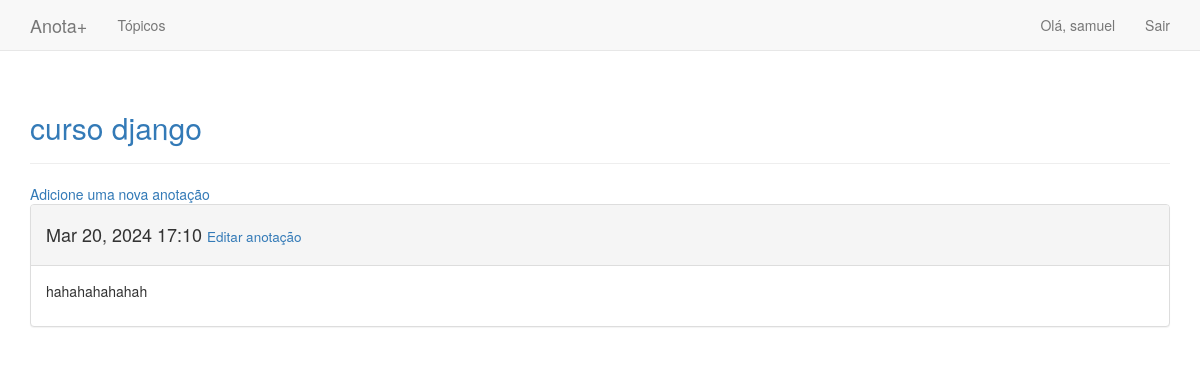
Screenshot of /topics/5/ (signed in) with the database file from the repository.
### learning_log/models.py (models this page shows, shortened)
class Topic(models.Model):
    text = models.CharField(max_length=200)
    date_added = models.DateTimeField(auto_now=True)
    owner = models.ForeignKey(User,on_delete=models.CASCADE)
    def __str__(self):
        return self.text

class Entry(models.Model):
    topic = models.ForeignKey(Topic,on_delete=models.CASCADE)
    text = models.TextField()
    date_added = models.DateTimeField(auto_now=True)
    class Meta:
        verbose_name_plural = 'entries'

### learning_log/views.py (the view)
# urls.py: path('topics/<topic_id>/', views.topic, name='topic'),
@login_required
def topic(request, topic_id):
    topic = Topic.objects.get(id = topic_id)
    if topic.owner != request.user:
        raise Http404
    entries = topic.entry_set.order_by('-date_added')
    context = {'topic' : topic, 'entries' : entries}
    return render(request, 'learning_logs/topic.html', context)

### learning_log/templates/learning_logs/topic.html
{% extends "learning_logs/base.html" %}
{% block header %}
 <h2> <a href="{% url 'topic' topic.id %}">{{topic}}</a></h2>
{% endblock %}
{% block content %}
        <a href="{% url 'new_entry' topic.id %}">Adicione uma nova anotação</a>
        {% for entry in entries %}
            <div class="panel panel-default" >
                <div class="panel-heading">
                    <h4>
                    {{entry.date_added | date:'M d, Y H:i'}}
                     <small>
                       <a href="{% url 'edit_entry' entry.id %}">Editar anotação</a>
                     </small>
                    </h4>
                </div>
                <div class="panel-body" >
                {{entry.text | linebreaks }}
                </div>
            </div>
        {% empty %}
        Não há registro
        {% endfor %}
{% endblock content %}

### learning_log/templates/learning_logs/base.html (shortened to what this page needs)
{% load bootstrap3 %}
<html lang="pt-br">
  <head>
      {% bootstrap_css %}
  </head>
  <body>
    <nav class="navbar navbar-default navbar-static-top">
       <div class="container">
          <div class="navbar-header">
              <a class="navbar-brand" href="{% url 'index' %}"> Anota+</a>
          </div>
          <div id="navbar" class="collapse navbar-collapse">
              <ul class="nav navbar-nav">
                 <li><a href="{% url 'topics' %}"> Tópicos</a></li>
              </ul>
              <ul class="nav navbar-nav navbar-right">
                    {% if user.is_authenticated %}
                       <li><a> Olá, {{ user.username }}</a><li>
                       <li><a href="{% url 'logout' %}">Sair</a></li>
                    {% else %}
                       <li> <a href="{% url 'register' %}">Registrar</a></li>
                       <li> <a href="{% url 'login' %}">Entrar</a>
                    {% endif %}
                </ul>
            </div>
        </div>
     </nav>
     <div class="container">
         <div class="page-header">
            {% block header %}{% endblock %}
         </div>
         <div>
            {% block content %}{% endblock content %}
         </div>
  </body>
 </html>

### rows the page displays
Topic: text "curso django"
Entry: date_added "Mar 20, 2024 17:10", text "hahahahahahah"

### other values shown
{{ user.username }} "samuel"
